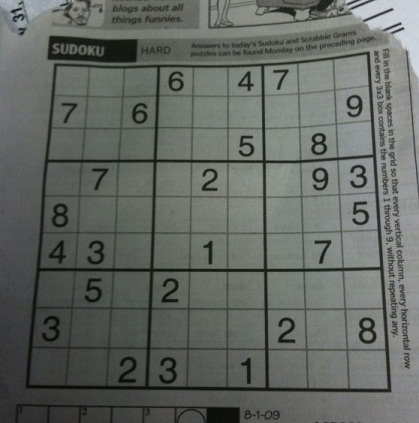
#> input picture images/sudoku.jpg, 419 x 423 px
$ jupyter execute --allow-errors 1_hough_transform.ipynb   (shell and % lines are left out)
#> lines starting #> are read from the running program, lines starting #| are printed output that depends on the picture; after the words box and inside, x2 and y2 are one past the last pixel; in counts of white or black regions, pixels touching at a corner belong together
# Hough Transform

In this tutorial, we will see how to apply hough transform and find lines and circles in a image.

---

[cell 1]
import numpy as np
import matplotlib.pyplot as plt
import cv2

## 1. Hough Line Transform

`lines = cv2.HoughLines(image, rho, theta, threshold, lines=None, srn=0, stn=0, min_theta=0, max_theta=np.pi)`
- `image`: A 8-bit, single-channel input image. Usually the output of edge detection to find lines as edges
- `rho`: The histogram bin size in rho($\rho$) dimension
- `theta`: The histogram bin size in theta($\theta$) dimension
- `threshold`: The threshold of accumulator for detecting a line
- `lines`: The output lines, if you have allocated beforehand.
- `srn`: A divisor for the distance resolution `rho`, for the multi-scale Hough transform
- `stn`: A divisor for the distance resolution `theta`, for the multi-scale Hough transform
- `min_theta`: Minimum angle to check for lines. Must fall between 0 and `max_theta`
- `max_theta`: Maximum angle to check for lines. Must fall between `min_theta` and $\pi$

`lines = cv2.HoughLinesP(image, rho, theta, threshold, lines=None, minLineLength=0, maxLineGap=0)`
(Finds line segments in a binary image using the *probabilistic Hough transform*)

[cell 2]
# Input image
img = cv2.imread('../images/sudoku.jpg', cv2.IMREAD_COLOR)
#> img is the input picture: shape (423, 419, 3); mean B, G, R 98.9, 103.6, 99.4
plt.imshow(cv2.cvtColor(img, cv2.COLOR_BGR2RGB)); plt.title('Input image'); plt.axis('off');

[cell 3]
# First perform Canny edge detection to use as the input
# Note that the output `canny_edges` is in grayscale(single-channel)
canny_edges = cv2.Canny(img, 50, 100)
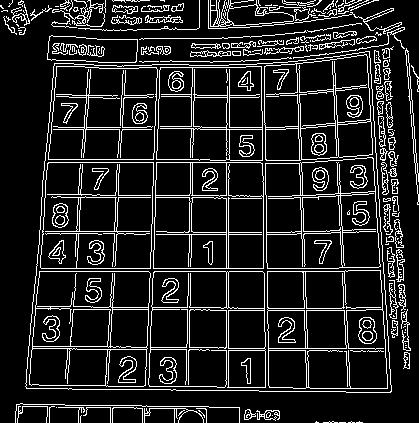
#> canny_edges: shape (423, 419); 13% white in thin lines or dots

# Then find lines with Hough transform
lines = cv2.HoughLines(canny_edges, 1, np.pi/180, 200)
#> lines = 23 rows, first 8: [271, 1.57], [268, 1.57], [226, 0], [195, 0.0175], [162, 0.0349], [159, 0.0349], [-262, 3.12], [-293, 3.11]
print("rho theta")
print(lines)
#| [[[ 2.7100000e+02  1.5707964e+00]]
#|  [[ 2.6800000e+02  1.5707964e+00]]
#|  [[ 2.2600000e+02  0.0000000e+00]]
#|  [[ 1.9500000e+02  1.7453292e-02]]
#|  [[ 1.6200000e+02  3.4906585e-02]]
#|  [[ 1.5900000e+02  3.4906585e-02]]
#|  [[-2.6200000e+02  3.1241393e+00]]
#|  [[-2.9300000e+02  3.1066861e+00]]
#|  [[ 1.9300000e+02  1.7453292e-02]]
#|  [[ 2.2800000e+02  0.0000000e+00]]
#|  [[ 6.2000000e+01  8.7266460e-02]]
#|  [[ 1.6200000e+02  1.5707964e+00]]
#> (further printed lines are left out)
print(lines.shape)
#| (23, 1, 2)

[cell 4]
# Draw the output on the (copy of the) input image
output = np.copy(img)

for i in range(len(lines)):
    rho, theta = lines[i][0]
    c = np.cos(theta)
    s = np.sin(theta)
    x0 = c*rho
    y0 = s*rho
    # Endpoints that are roughly outside of the image
    x1 = int(x0 + 1000*(-s))
    y1 = int(y0 + 1000*(c))
    x2 = int(x0 - 1000*(-s))
    y2 = int(y0 - 1000*(c))
    cv2.line(output, (x1, y1), (x2, y2), (255, 0, 0), 1)
#> this loop made 23 passes
#> (rho, theta, c, s, x0, y0, x1, y1) on passes 1 to 12: (271, 1.57, -4.37e-08, 1, -1.18e-05, 271, -1000, 270), (268, 1.57, -4.37e-08, 1, -1.17e-05, 268, -1000, 267), (226, 0, 1, 0, 226, 0, 226, 1000), (195, 0.0175, 1, 0.0175, 195, 3.4, 177, 1003), (162, 0.0349, 0.999, 0.0349, 161.9, 5.65, 127, 1005), (159, 0.0349, 0.999, 0.0349, 158.9, 5.55, 124, 1004), (-262, 3.12, -1, 0.0175, 262, -4.57, 244, -1004), (-293, 3.11, -0.999, 0.0349, 292.8, -10.23, 257, -1009), (193, 0.0175, 1, 0.0175, 193, 3.37, 175, 1003), (228, 0, 1, 0, 228, 0, 228, 1000), (62, 0.0873, 0.996, 0.0872, 61.76, 5.4, -25, 1001), (162, 1.57, -4.37e-08, 1, -7.08e-06, 162, -1000, 161)
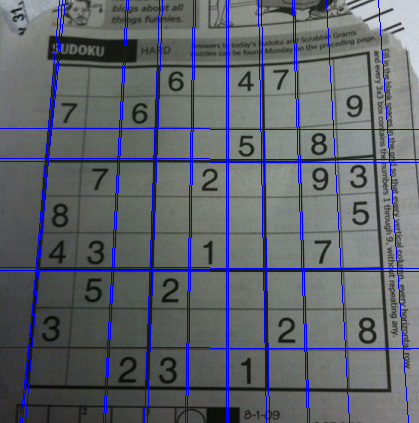
#> output: shape (423, 419, 3); 5.36% of pixels changed, all inside (x1, y1, x2, y2) = (0, 0, 419, 423)

plt.figure(figsize=(12, 5))
plt.subplot(1, 3, 1)
plt.imshow(cv2.cvtColor(img, cv2.COLOR_BGR2RGB)); plt.title('Input image'); plt.axis('off');
plt.subplot(1, 3, 2)
plt.imshow(canny_edges, cmap='gray', vmin=0, vmax=255); plt.title('Canny edge'); plt.axis('off');
plt.subplot(1, 3, 3)
plt.imshow(cv2.cvtColor(output, cv2.COLOR_BGR2RGB)); plt.title('Hough transform output'); plt.axis('off');
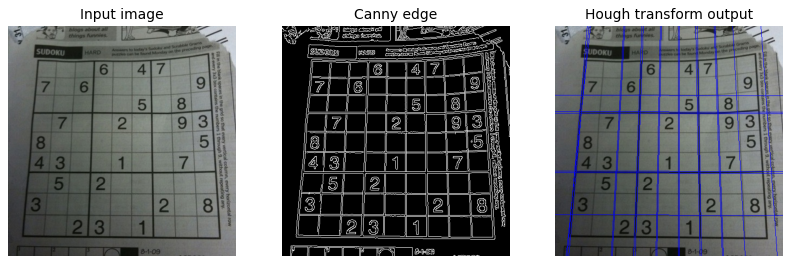
#> figure drawn by matplotlib, 3 panels

---

## 2. Hough Circle Transform

`circles = cv2.HoughCircles(image, method, dp, minDist, circles=None, param1=, param2=, minRadius=, maxRadius=)`

- `image`: A 8-bit, single-channel input image
- `method`: The method to perform Hough circle transform, Currently, only `cv2.HOUGH_GRADIENT` is available.
- `dp`: Inverse ratio of the accumulator resolution to the image resolution. If `dp=2`, the accumulator has half as big width and height.
- `minDist`: Minimum distance between the centers of the detected circles.
- `circles`: The output circle, if you have allocated beforehand.
- `param1`: First parameter. If `method` is `cv2.HOUGH_GRADIENT`, it is the higher threshold for canny edge detector(the lower one is twice smaller).
- `param2`: Second parameter. If `method` is `cv2.HOUGH_GRADIENT`, it is the accumulator threshold for the circle centers at the detection stage.
- `minRadius`: Minimum circle radius
- `maxRadius`: Maximum circle radius

Note that since the only method used is **Hough Gradient Method**, so the canny edge detection is performed inside `cv2.HoughCircles()` function.

[cell 5]
# The input image
img = cv2.imread('../images/opencv_logo2.png', cv2.IMREAD_COLOR)
#> (the rest of this cell did not finish here and is left out)

#> (a cell that did not finish here is left out)

[cell 7]
# Draw output
output = np.copy(img)
#> (the rest of this cell did not finish here and is left out)

---

## Practice: Coin Removal

Given image of coins on a table, detect the coins and remove them.

- Detect circles on the image using `cv2.HoughCircles()` method.
- Fill the circles with the same color as the surrounding background using `cv2.circle()` method.
(You can adjust the various parameters to get better results.)

Here's the input and a sample output:

[cell 8]
# Read Input
img = cv2.imread('../images/coins.png', cv2.IMREAD_COLOR)
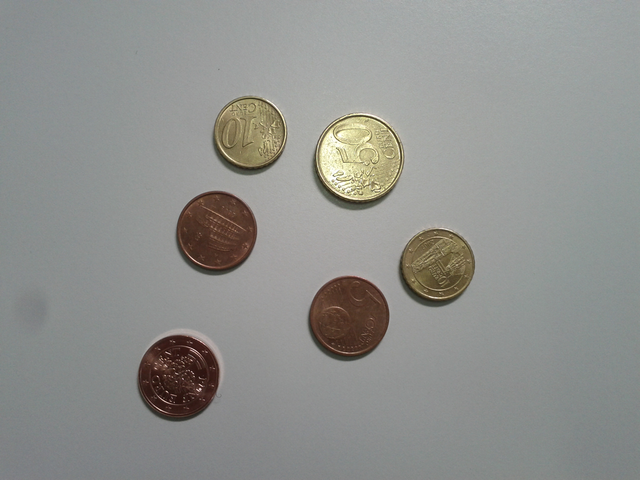
#> input picture images/coins.png, 640 x 480 px
#> img is the input picture: shape (480, 640, 3); mean B, G, R 141.2, 144.4, 143.6
# ============ YOUR CODE HERE ============
# Detect circles on the image

# ========================================

output = np.copy(img)
# ============ YOUR CODE HERE ============
# Remove coins in the output image

# ========================================

# Plot results
plt.figure(figsize=(10, 4));
plt.subplot(1, 2, 1); plt.title('Input image'); plt.axis('off');
plt.imshow(cv2.cvtColor(img, cv2.COLOR_BGR2RGB));
plt.subplot(1, 2, 2); plt.title('Output'); plt.axis('off');
plt.imshow(cv2.cvtColor(output, cv2.COLOR_BGR2RGB));
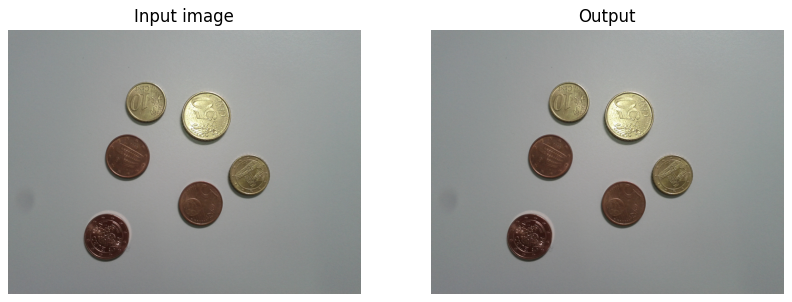
#> figure drawn by matplotlib, 2 panels
